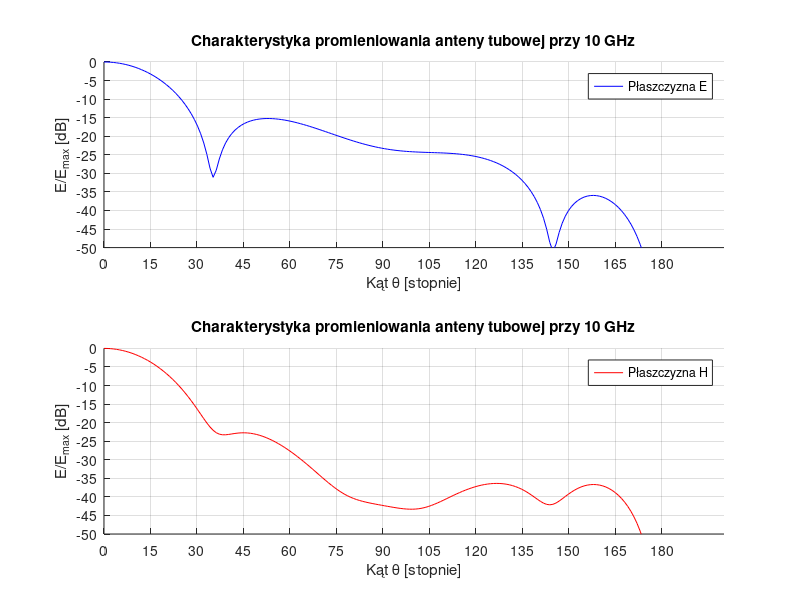

Here is the MATLAB script that generated this plot:
% Parametry anteny
A = 0.075;  % szerokość apertury (w metrach)
B = 0.052; % wysokość apertury (w metrach)
Ra = 0.145; % promień krzywizny w płaszczyźnie E (w metrach)
Rb = 0.145; % promień krzywizny w płaszczyźnie H (w metrach)

f = 10e9; % częstotliwość (w Hz)
lambda = 3e8 / f; % długość fali (w metrach)
k = 2 * pi / lambda; % liczba falowa (w rad na metr)
r = 1; % odległość w polu dalekim (w metrach)

% Zakresy kątów
theta = linspace(0, pi, 180); % kąt theta od 0 do 180 stopni w radianach
phi_E = pi/2; % phi dla płaszczyzny E (90 stopni)
phi_H = 0; % phi dla płaszczyzny H (0 stopni)

% Funkcje F1 i F0
F1 = @(u, sigma) integral(@(xi) cos(pi*xi/2) .* exp(1j*pi*u*xi) .* exp(-1j*(pi/2)*sigma^2*xi.^2), -1, 1);
F0 = @(u, sigma) integral(@(xi) exp(1j*pi*u*xi) .* exp(-1j*(pi/2)*sigma^2*xi.^2), -1, 1);

% obliczenia charakterystyk promieniowania
E_theta_phi_E = zeros(size(theta)); % pusta tablica do przechowywania później obliczonych charakterystyk dla phi = pi/2
E_theta_phi_H = zeros(size(theta)); % pusta tablica do przechowywania później obliczonych charakterystyk dla phi = 0

for i = 1:length(theta) % przejście przez każdą wartość theta
    theta_i = theta(i);
    sigma_a = A^2 / (2 * lambda * Ra);
    sigma_b = B^2 / (2 * lambda * Rb);
    ux_E = A / lambda * sin(theta_i) * cos(phi_E);
    uy_E = B / lambda * sin(theta_i) * sin(phi_E);
    ux_H = A / lambda * sin(theta_i) * cos(phi_H);
    uy_H = B / lambda * sin(theta_i) * sin(phi_H);
    E_theta_phi_E(i) = abs((1j * exp(-1j*k*r) / (lambda*r)) * (1 + cos(theta_i)) / 2 * sin(phi_E) * F1(ux_E, sigma_a) * F0(uy_E, sigma_b));
    E_theta_phi_H(i) = abs((1j * exp(-1j*k*r) / (lambda*r)) * (1 + cos(theta_i)) / 2 * cos(phi_H) * F1(ux_H, sigma_a) * F0(uy_H, sigma_b));
end

% Normalizacja wyników do 0 dB
E_theta_phi_E_dB = 20*log10(E_theta_phi_E / max(E_theta_phi_E));
E_theta_phi_H_dB = 20*log10(E_theta_phi_H / max(E_theta_phi_H));

% Tworzenie wykresów dla phi = pi/2
figure;
subplot(2,1,1);
hold on;
grid on;
plot(theta * 180 / pi, E_theta_phi_E_dB, 'b', 'DisplayName', 'Płaszczyzna E');
xlabel('Kąt \theta [stopnie]');
ylabel('E/E_{max} [dB]');
title('Charakterystyka promieniowania anteny tubowej przy 10 GHz');
legend;
ylim([-50 0]);
yticks(-50:5:0);
xticks(0:15:180);
hold off;

% Tworzenie wykresów dla phi = 0
subplot(2,1,2);
hold on;
grid on;
plot(theta * 180 / pi, E_theta_phi_H_dB, 'r', 'DisplayName', 'Płaszczyzna H');
xlabel('Kąt \theta [stopnie]');
ylabel('E/E_{max} [dB]');
title('Charakterystyka promieniowania anteny tubowej przy 10 GHz');
legend;
ylim([-50 0]);
yticks(-50:5:0);
xticks(0:15:180);
hold off;
